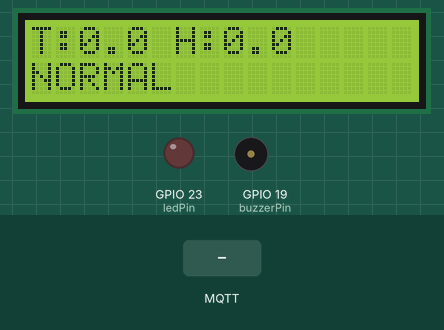
Simulated run of this program. Board: ESP32. On the bench: 16×2 character LCD, output pins drawn as LEDs (lit = HIGH), buzzer (waves = sounding, pin HIGH). Inputs (shaded band) come from the test bench. WiFi joins after 1.5 s; servers stay silent unless stated; no MQTT or app messages arrive unless stated.

Above: at 4.7 s.
4.8 s: MQTT message "1" arrives on the first subscribed topic
At 6.1 s:
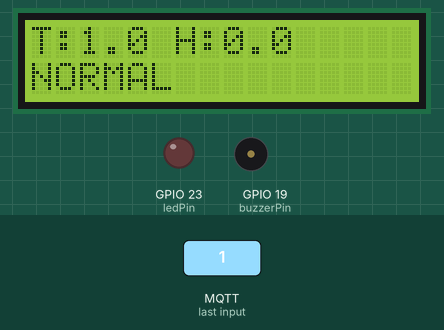
7.2 s: MQTT message "1" arrives on the second subscribed topic
At 8.5 s:
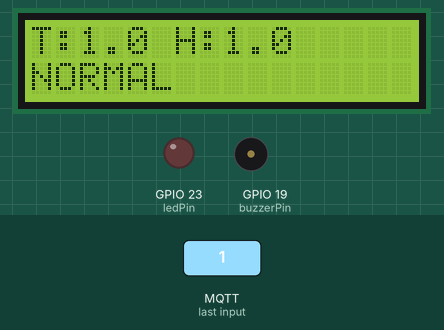
Timing chart, 0 to 10.2 s (numbered marks = the images above; inputs shaded):
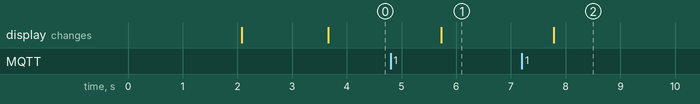

Measured:
- after the input at 4.8 s, the display: changes after 0.92 s (image 1)
- after the input at 7.2 s, the display: changes after 0.58 s (image 2)

The program:

main.cpp
```cpp
#include <WiFi.h>
#include <PubSubClient.h>
#include <Wire.h>
#include <LiquidCrystal_I2C.h>

const char* ssid = "Wokwi-GUEST";
const char* password = "";
const char* mqtt_server = "172.18.168.57";

WiFiClient espClient;
PubSubClient client(espClient);

LiquidCrystal_I2C lcd(0x27,16,2);

int ledPin = 23;
int buzzerPin = 19;

float temperature = 0;
float humidity = 0;

// thresholds
float tempWarn = 28;
float tempCritical = 30;

float humWarn = 65;
float humCritical = 70;

String systemStatus = "NORMAL";

unsigned long lastMessageTime = 0;
const unsigned long sensorTimeout = 15000;

void setup_wifi() {

  WiFi.begin(ssid, password);

  while (WiFi.status() != WL_CONNECTED) {
    delay(500);
  }
}

void callback(char* topic, byte* payload, unsigned int length) {

  String message = "";

  for (int i = 0; i < length; i++) {
    message += (char)payload[i];
  }

  if (String(topic) == "sensor/temp") {
    temperature = message.toFloat();
  }

  if (String(topic) == "sensor/humidity") {
    humidity = message.toFloat();
  }

  lastMessageTime = millis();
}

void evaluateEnvironment() {

  if (temperature > tempCritical && humidity > humCritical) {
    systemStatus = "HEAT STRESS";
  }
  else if (temperature > tempCritical) {
    systemStatus = "HOT";
  }
  else if (humidity > humCritical) {
    systemStatus = "HUMID";
  }
  else if (temperature > tempWarn || humidity > humWarn) {
    systemStatus = "WARNING";
  }
  else {
    systemStatus = "NORMAL";
  }
}

void updateDisplay() {

  lcd.setCursor(0,0);
  lcd.print("T:");
  lcd.print(temperature,1);
  lcd.print(" H:");
  lcd.print(humidity,1);
  lcd.print("   ");

  lcd.setCursor(0,1);

  if(systemStatus == "HEAT STRESS"){
    lcd.print("HEAT STRESS     ");
  }
  else if(systemStatus == "HOT"){
    lcd.print("HOT TEMP        ");
  }
  else if(systemStatus == "HUMID"){
    lcd.print("HIGH HUMIDITY   ");
  }
  else if(systemStatus == "WARNING"){
    lcd.print("WARNING         ");
  }
  else{
    lcd.print("NORMAL          ");
  }
}

void handleAlert() {

  if(systemStatus == "HEAT STRESS"){

    digitalWrite(ledPin, HIGH);
    tone(buzzerPin,1000);

  }
  else if(systemStatus == "HOT" || systemStatus == "HUMID" || systemStatus == "WARNING"){

    digitalWrite(ledPin, HIGH);
    noTone(buzzerPin);

  }
  else{

    digitalWrite(ledPin, LOW);
    noTone(buzzerPin);

  }
}

void reconnect() {

  while (!client.connected()) {

    if (client.connect("ESP32Server")) {

      client.subscribe("sensor/temp");
      client.subscribe("sensor/humidity");

    } else {

      delay(2000);

    }
  }
}

void setup() {

  Serial.begin(115200);

  pinMode(ledPin, OUTPUT);
  pinMode(buzzerPin, OUTPUT);

  lcd.init();
  lcd.backlight();

  lcd.setCursor(0,0);
  lcd.print("System Starting");
  delay(2000);
  lcd.clear();

  setup_wifi();

  client.setServer(mqtt_server,1883);
  client.setCallback(callback);
}

void loop() {

  if (!client.connected()) {
    reconnect();
  }

  client.loop();

  if(millis() - lastMessageTime > sensorTimeout){

    lcd.setCursor(0,0);
    lcd.print("Sensor Offline  ");
    lcd.setCursor(0,1);
    lcd.print("Check Publisher ");

    digitalWrite(ledPin, LOW);
    noTone(buzzerPin);

    return;
  }

  evaluateEnvironment();
  updateDisplay();
  handleAlert();

  delay(1000);
}
```
